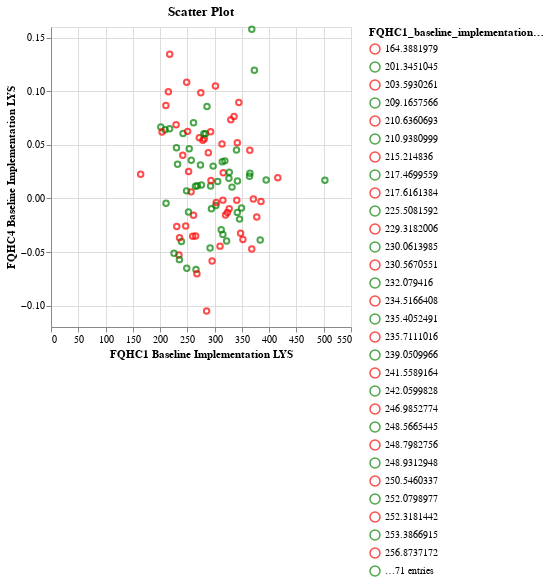

Notebook cell for this chart:
### Code cell
import altair as alt
import pandas as pd


# Create the scatter plot
scatter = alt.Chart(df).mark_point().encode(
    x=alt.X('FQHC1_baseline_implementation_LYS', title='FQHC1 Baseline Implementation LYS'),
    y=alt.Y('FQHC4_baseline_implementation_LYS', title='FQHC4 Baseline Implementation LYS'),
    color=alt.Color('FQHC1_baseline_implementation_LYS:N', scale=alt.Scale(range=['red', 'green']))
).properties(
    title='Scatter Plot'
)

# Display the plot
scatter

### Figure 1 — Vega-Lite specification as saved in the notebook (floating-point values rounded to 4 significant figures)
{"config": {"view": {"continuousWidth": 300, "continuousHeight": 300}}, "data": {"name": "data-4fde97a97681f069fe0bfe4b4585a914"}, "mark": {"type": "point"}, "encoding": {"color": {"field": "FQHC1_baseline_implementation_LYS", "scale": {"range": ["red", "green"]}, "type": "nominal"}, "x": {"field": "FQHC1_baseline_implementation_LYS", "title": "FQHC1 Baseline Implementation LYS", "type": "quantitative"}, "y": {"field": "FQHC4_baseline_implementation_LYS", "title": "FQHC4 Baseline Implementation LYS", "type": "quantitative"}}, "title": "Scatter Plot", "$schema": "https://vega.github.io/schema/vega-lite/v5.17.0.json", "datasets": {"data-4fde97a97681f069fe0bfe4b4585a914": [{"FQHC1_low initial_treat_cost_LYS": 0.03861, "FQHC1_low_initial_treat_cost_Incremental Cost": -385.0, "FQHC1_baseline_implementation_LYS": 385.0, "FQHC1_baseline_implementation_Incrementa_cost": -254.5, "FQHC4_baseline_implementation_LYS": -0.002837, "FQHC4_baseline_implementation_Incrementa_cost": -43.92, "Source": "FQHC1"}, {"FQHC1_low initial_treat_cost_LYS": -0.02326, "FQHC1_low_initial_treat_cost_Incremental Cost": -364.0, "FQHC1_baseline_implementation_LYS": 364.0, "FQHC1_baseline_implementation_Incrementa_cost": -228.4, "FQHC4_baseline_implementation_LYS": 0.02063, "FQHC4_baseline_implementation_Incrementa_cost": -238.4, "Source": "FQHC1"}, {"FQHC1_low initial_treat_cost_LYS": 0.07935, "FQHC1_low_initial_treat_cost_Incremental Cost": -394.5, "FQHC1_baseline_implementation_LYS": 394.5, "FQHC1_baseline_implementation_Incrementa_cost": -264.9, "FQHC4_baseline_implementation_LYS": 0.01721, "FQHC4_baseline_implementation_Incrementa_cost": -260.9, "Source": "FQHC1"}, {"FQHC1_low initial_treat_cost_LYS": 0.03565, "FQHC1_low_initial_treat_cost_Incremental Cost": -215.2, "FQHC1_baseline_implementation_LYS": 215.2, "FQHC1_baseline_implementation_Incrementa_cost": -68.12, "FQHC4_baseline_implementation_LYS": 0.09946, "FQHC4_baseline_implementation_Incrementa_cost": -265.5, "Source": "FQHC1"}, {"FQHC1_low initial_treat_cost_LYS": 0.05445, "FQHC1_low_initial_treat_cost_Incremental Cost": -229.3, "FQHC1_baseline_implementation_LYS": 229.3, "FQHC1_baseline_implementation_Incrementa_cost": -85.68, "FQHC4_baseline_implementation_LYS": 0.06871, "FQHC4_baseline_implementation_Incrementa_cost": -307.7, "Source": "FQHC1"}, {"FQHC1_low initial_treat_cost_LYS": 0.09158, "FQHC1_low_initial_treat_cost_Incremental Cost": -314.0, "FQHC1_baseline_implementation_LYS": 314.0, "FQHC1_baseline_implementation_Incrementa_cost": -176.3, "FQHC4_baseline_implementation_LYS": 0.03423, "FQHC4_baseline_implementation_Incrementa_cost": -52.27, "Source": "FQHC1"}, {"FQHC1_low initial_treat_cost_LYS": -0.02184, "FQHC1_low_initial_treat_cost_Incremental Cost": -261.3, "FQHC1_baseline_implementation_LYS": 261.3, "FQHC1_baseline_implementation_Incrementa_cost": -117.8, "FQHC4_baseline_implementation_LYS": -0.01576, "FQHC4_baseline_implementation_Incrementa_cost": -32.08, "Source": "FQHC1"}, {"FQHC1_low initial_treat_cost_LYS": -0.001504, "FQHC1_low_initial_treat_cost_Incremental Cost": -315.8, "FQHC1_baseline_implementation_LYS": 315.8, "FQHC1_baseline_implementation_Incrementa_cost": -175.1, "FQHC4_baseline_implementation_LYS": 0.02394, "FQHC4_baseline_implementation_Incrementa_cost": -262.6, "Source": "FQHC1"}, {"FQHC1_low initial_treat_cost_LYS": -0.03, "FQHC1_low_initial_treat_cost_Incremental Cost": -201.3, "FQHC1_baseline_implementation_LYS": 201.3, "FQHC1_baseline_implementation_Incrementa_cost": -47.99, "FQHC4_baseline_implementation_LYS": 0.06668, "FQHC4_baseline_implementation_Incrementa_cost": -302.0, "Source": "FQHC1"}, {"FQHC1_low initial_treat_cost_LYS": -0.01953, "FQHC1_low_initial_treat_cost_Incremental Cost": -265.8, "FQHC1_baseline_implementation_LYS": 265.8, "FQHC1_baseline_implementation_Incrementa_cost": -118.8, "FQHC4_baseline_implementation_LYS": -0.06639, "FQHC4_baseline_implementation_Incrementa_cost": 4.912, "Source": "FQHC1"}, {"FQHC1_low initial_treat_cost_LYS": -0.05314, "FQHC1_low_initial_treat_cost_Incremental Cost": -315.1, "FQHC1_baseline_implementation_LYS": 315.1, "FQHC1_baseline_implementation_Incrementa_cost": -175.8, "FQHC4_baseline_implementation_LYS": -0.001588, "FQHC4_baseline_implementation_Incrementa_cost": -179.0, "Source": "FQHC1"}, {"FQHC1_low initial_treat_cost_LYS": -0.02612, "FQHC1_low_initial_treat_cost_Incremental Cost": -217.6, "FQHC1_baseline_implementation_LYS": 217.6, "FQHC1_baseline_implementation_Incrementa_cost": -78.84, "FQHC4_baseline_implementation_LYS": 0.1345, "FQHC4_baseline_implementation_Incrementa_cost": -279.1, "Source": "FQHC1"}, {"FQHC1_low initial_treat_cost_LYS": -0.07342, "FQHC1_low_initial_treat_cost_Incremental Cost": -351.8, "FQHC1_baseline_implementation_LYS": 351.8, "FQHC1_baseline_implementation_Incrementa_cost": -216.2, "FQHC4_baseline_implementation_LYS": -0.03837, "FQHC4_baseline_implementation_Incrementa_cost": -223.4, "Source": "FQHC1"}, {"FQHC1_low initial_treat_cost_LYS": 0.02233, "FQHC1_low_initial_treat_cost_Incremental Cost": -347.6, "FQHC1_baseline_implementation_LYS": 347.6, "FQHC1_baseline_implementation_Incrementa_cost": -213.7, "FQHC4_baseline_implementation_LYS": -0.03254, "FQHC4_baseline_implementation_Incrementa_cost": -338.2, "Source": "FQHC1"}, {"FQHC1_low initial_treat_cost_LYS": -0.09237, "FQHC1_low_initial_treat_cost_Incremental Cost": -313.5, "FQHC1_baseline_implementation_LYS": 313.5, "FQHC1_baseline_implementation_Incrementa_cost": -171.0, "FQHC4_baseline_implementation_LYS": 0.05074, "FQHC4_baseline_implementation_Incrementa_cost": -242.8, "Source": "FQHC1"}, {"FQHC1_low initial_treat_cost_LYS": -0.06162, "FQHC1_low_initial_treat_cost_Incremental Cost": -320.0, "FQHC1_baseline_implementation_LYS": 320.0, "FQHC1_baseline_implementation_Incrementa_cost": -172.4, "FQHC4_baseline_implementation_LYS": -0.01551, "FQHC4_baseline_implementation_Incrementa_cost": -155.0, "Source": "FQHC1"}, {"FQHC1_low initial_treat_cost_LYS": 0.06165, "FQHC1_low_initial_treat_cost_Incremental Cost": -257.1, "FQHC1_baseline_implementation_LYS": 257.1, "FQHC1_baseline_implementation_Incrementa_cost": -115.5, "FQHC4_baseline_implementation_LYS": 0.03563, "FQHC4_baseline_implementation_Incrementa_cost": -222.3, "Source": "FQHC1"}, {"FQHC1_low initial_treat_cost_LYS": 0.0108, "FQHC1_low_initial_treat_cost_Incremental Cost": -340.0, "FQHC1_baseline_implementation_LYS": 340.0, "FQHC1_baseline_implementation_Incrementa_cost": -204.9, "FQHC4_baseline_implementation_LYS": 0.04524, "FQHC4_baseline_implementation_Incrementa_cost": -296.5, "Source": "FQHC1"}, {"FQHC1_low initial_treat_cost_LYS": 0.008325, "FQHC1_low_initial_treat_cost_Incremental Cost": -294.2, "FQHC1_baseline_implementation_LYS": 294.2, "FQHC1_baseline_implementation_Incrementa_cost": -152.9, "FQHC4_baseline_implementation_LYS": -0.009711, "FQHC4_baseline_implementation_Incrementa_cost": -268.4, "Source": "FQHC1"}, {"FQHC1_low initial_treat_cost_LYS": 0.008538, "FQHC1_low_initial_treat_cost_Incremental Cost": -292.7, "FQHC1_baseline_implementation_LYS": 292.7, "FQHC1_baseline_implementation_Incrementa_cost": -152.8, "FQHC4_baseline_implementation_LYS": 0.01164, "FQHC4_baseline_implementation_Incrementa_cost": -181.3, "Source": "FQHC1"}, {"FQHC1_low initial_treat_cost_LYS": -0.008904, "FQHC1_low_initial_treat_cost_Incremental Cost": -210.9, "FQHC1_baseline_implementation_LYS": 210.9, "FQHC1_baseline_implementation_Incrementa_cost": -62.3, "FQHC4_baseline_implementation_LYS": -0.004523, "FQHC4_baseline_implementation_Incrementa_cost": -161.7, "Source": "FQHC1"}, {"FQHC1_low initial_treat_cost_LYS": 0.0329, "FQHC1_low_initial_treat_cost_Incremental Cost": -252.1, "FQHC1_baseline_implementation_LYS": 252.1, "FQHC1_baseline_implementation_Incrementa_cost": -107.5, "FQHC4_baseline_implementation_LYS": -0.01269, "FQHC4_baseline_implementation_Incrementa_cost": -238.6, "Source": "FQHC1"}, {"FQHC1_low initial_treat_cost_LYS": -0.02229, "FQHC1_low_initial_treat_cost_Incremental Cost": -326.9, "FQHC1_baseline_implementation_LYS": 326.9, "FQHC1_baseline_implementation_Incrementa_cost": -188.5, "FQHC4_baseline_implementation_LYS": 0.02447, "FQHC4_baseline_implementation_Incrementa_cost": -276.2, "Source": "FQHC1"}, {"FQHC1_low initial_treat_cost_LYS": -0.01435, "FQHC1_low_initial_treat_cost_Incremental Cost": -256.9, "FQHC1_baseline_implementation_LYS": 256.9, "FQHC1_baseline_implementation_Incrementa_cost": -113.5, "FQHC4_baseline_implementation_LYS": 0.006118, "FQHC4_baseline_implementation_Incrementa_cost": -315.9, "Source": "FQHC1"}, {"FQHC1_low initial_treat_cost_LYS": 0.01729, "FQHC1_low_initial_treat_cost_Incremental Cost": -285.3, "FQHC1_baseline_implementation_LYS": 285.3, "FQHC1_baseline_implementation_Incrementa_cost": -142.0, "FQHC4_baseline_implementation_LYS": -0.105, "FQHC4_baseline_implementation_Incrementa_cost": -113.6, "Source": "FQHC1"}, {"FQHC1_low initial_treat_cost_LYS": 0.05173, "FQHC1_low_initial_treat_cost_Incremental Cost": -217.5, "FQHC1_baseline_implementation_LYS": 217.5, "FQHC1_baseline_implementation_Incrementa_cost": -74.93, "FQHC4_baseline_implementation_LYS": 0.06499, "FQHC4_baseline_implementation_Incrementa_cost": -250.7, "Source": "FQHC1"}, {"FQHC1_low initial_treat_cost_LYS": 0.05249, "FQHC1_low_initial_treat_cost_Incremental Cost": -318.7, "FQHC1_baseline_implementation_LYS": 318.7, "FQHC1_baseline_implementation_Incrementa_cost": -178.2, "FQHC4_baseline_implementation_LYS": 0.03505, "FQHC4_baseline_implementation_Incrementa_cost": -167.0, "Source": "FQHC1"}, {"FQHC1_low initial_treat_cost_LYS": 0.04209, "FQHC1_low_initial_treat_cost_Incremental Cost": -274.7, "FQHC1_baseline_implementation_LYS": 274.7, "FQHC1_baseline_implementation_Incrementa_cost": -130.0, "FQHC4_baseline_implementation_LYS": 0.0987, "FQHC4_baseline_implementation_Incrementa_cost": -131.3, "Source": "FQHC1"}, {"FQHC1_low initial_treat_cost_LYS": 0.09691, "FQHC1_low_initial_treat_cost_Incremental Cost": -344.4, "FQHC1_baseline_implementation_LYS": 344.4, "FQHC1_baseline_implementation_Incrementa_cost": -205.8, "FQHC4_baseline_implementation_LYS": 0.08947, "FQHC4_baseline_implementation_Incrementa_cost": -284.7, "Source": "FQHC1"}, {"FQHC1_low initial_treat_cost_LYS": 0.01214, "FQHC1_low_initial_treat_cost_Incremental Cost": -340.6, "FQHC1_baseline_implementation_LYS": 340.6, "FQHC1_baseline_implementation_Incrementa_cost": -207.3, "FQHC4_baseline_implementation_LYS": -0.001737, "FQHC4_baseline_implementation_Incrementa_cost": -216.7, "Source": "FQHC1"}, {"FQHC1_low initial_treat_cost_LYS": 0.07882, "FQHC1_low_initial_treat_cost_Incremental Cost": -329.6, "FQHC1_baseline_implementation_LYS": 329.6, "FQHC1_baseline_implementation_Incrementa_cost": -186.6, "FQHC4_baseline_implementation_LYS": 0.07333, "FQHC4_baseline_implementation_Incrementa_cost": -199.7, "Source": "FQHC1"}, {"FQHC1_low initial_treat_cost_LYS": 0.07895, "FQHC1_low_initial_treat_cost_Incremental Cost": -230.6, "FQHC1_baseline_implementation_LYS": 230.6, "FQHC1_baseline_implementation_Incrementa_cost": -89.13, "FQHC4_baseline_implementation_LYS": -0.02611, "FQHC4_baseline_implementation_Incrementa_cost": -268.5, "Source": "FQHC1"}, {"FQHC1_low initial_treat_cost_LYS": 0.08218, "FQHC1_low_initial_treat_cost_Incremental Cost": -341.6, "FQHC1_baseline_implementation_LYS": 341.6, "FQHC1_baseline_implementation_Incrementa_cost": -200.7, "FQHC4_baseline_implementation_LYS": 0.05206, "FQHC4_baseline_implementation_Incrementa_cost": -296.5, "Source": "FQHC1"}, {"FQHC1_low initial_treat_cost_LYS": -0.04849, "FQHC1_low_initial_treat_cost_Incremental Cost": -326.7, "FQHC1_baseline_implementation_LYS": 326.7, "FQHC1_baseline_implementation_Incrementa_cost": -182.6, "FQHC4_baseline_implementation_LYS": -0.009578, "FQHC4_baseline_implementation_Incrementa_cost": -138.5, "Source": "FQHC1"}, {"FQHC1_low initial_treat_cost_LYS": 0.05609, "FQHC1_low_initial_treat_cost_Incremental Cost": -275.8, "FQHC1_baseline_implementation_LYS": 275.8, "FQHC1_baseline_implementation_Incrementa_cost": -132.9, "FQHC4_baseline_implementation_LYS": 0.01264, "FQHC4_baseline_implementation_Incrementa_cost": -363.5, "Source": "FQHC1"}, {"FQHC1_low initial_treat_cost_LYS": -0.07577, "FQHC1_low_initial_treat_cost_Incremental Cost": -372.8, "FQHC1_baseline_implementation_LYS": 372.8, "FQHC1_baseline_implementation_Incrementa_cost": -232.6, "FQHC4_baseline_implementation_LYS": 0.1196, "FQHC4_baseline_implementation_Incrementa_cost": -223.4, "Source": "FQHC1"}, {"FQHC1_low initial_treat_cost_LYS": -0.07114, "FQHC1_low_initial_treat_cost_Incremental Cost": -272.0, "FQHC1_baseline_implementation_LYS": 272.0, "FQHC1_baseline_implementation_Incrementa_cost": -124.7, "FQHC4_baseline_implementation_LYS": 0.05672, "FQHC4_baseline_implementation_Incrementa_cost": -199.9, "Source": "FQHC1"}, {"FQHC1_low initial_treat_cost_LYS": 0.04435, "FQHC1_low_initial_treat_cost_Incremental Cost": -239.1, "FQHC1_baseline_implementation_LYS": 239.1, "FQHC1_baseline_implementation_Incrementa_cost": -95.05, "FQHC4_baseline_implementation_LYS": -0.04024, "FQHC4_baseline_implementation_Incrementa_cost": -134.7, "Source": "FQHC1"}, {"FQHC1_low initial_treat_cost_LYS": 0.08619, "FQHC1_low_initial_treat_cost_Incremental Cost": -349.3, "FQHC1_baseline_implementation_LYS": 349.3, "FQHC1_baseline_implementation_Incrementa_cost": -218.5, "FQHC4_baseline_implementation_LYS": -0.008832, "FQHC4_baseline_implementation_Incrementa_cost": -175.0, "Source": "FQHC1"}, {"FQHC1_low initial_treat_cost_LYS": 0.01066, "FQHC1_low_initial_treat_cost_Incremental Cost": -335.5, "FQHC1_baseline_implementation_LYS": 335.5, "FQHC1_baseline_implementation_Incrementa_cost": -194.2, "FQHC4_baseline_implementation_LYS": 0.0764, "FQHC4_baseline_implementation_Incrementa_cost": -226.5, "Source": "FQHC1"}, {"FQHC1_low initial_treat_cost_LYS": 0.03006, "FQHC1_low_initial_treat_cost_Incremental Cost": -502.2, "FQHC1_baseline_implementation_LYS": 502.2, "FQHC1_baseline_implementation_Incrementa_cost": -384.1, "FQHC4_baseline_implementation_LYS": 0.01694, "FQHC4_baseline_implementation_Incrementa_cost": -226.4, "Source": "FQHC1"}, {"FQHC1_low initial_treat_cost_LYS": 0.08435, "FQHC1_low_initial_treat_cost_Incremental Cost": -274.0, "FQHC1_baseline_implementation_LYS": 274.0, "FQHC1_baseline_implementation_Incrementa_cost": -128.3, "FQHC4_baseline_implementation_LYS": 0.03125, "FQHC4_baseline_implementation_Incrementa_cost": -204.6, "Source": "FQHC1"}, {"FQHC1_low initial_treat_cost_LYS": -0.03382, "FQHC1_low_initial_treat_cost_Incremental Cost": -305.6, "FQHC1_baseline_implementation_LYS": 305.6, "FQHC1_baseline_implementation_Incrementa_cost": -162.9, "FQHC4_baseline_implementation_LYS": 0.01582, "FQHC4_baseline_implementation_Incrementa_cost": -144.9, "Source": "FQHC1"}, {"FQHC1_low initial_treat_cost_LYS": -0.0181, "FQHC1_low_initial_treat_cost_Incremental Cost": -235.7, "FQHC1_baseline_implementation_LYS": 235.7, "FQHC1_baseline_implementation_Incrementa_cost": -86.82, "FQHC4_baseline_implementation_LYS": -0.03674, "FQHC4_baseline_implementation_Incrementa_cost": -296.1, "Source": "FQHC1"}, {"FQHC1_low initial_treat_cost_LYS": 0.01373, "FQHC1_low_initial_treat_cost_Incremental Cost": -164.4, "FQHC1_baseline_implementation_LYS": 164.4, "FQHC1_baseline_implementation_Incrementa_cost": -5.664, "FQHC4_baseline_implementation_LYS": 0.02258, "FQHC4_baseline_implementation_Incrementa_cost": -158.2, "Source": "FQHC1"}, {"FQHC1_low initial_treat_cost_LYS": 0.08487, "FQHC1_low_initial_treat_cost_Incremental Cost": -291.7, "FQHC1_baseline_implementation_LYS": 291.7, "FQHC1_baseline_implementation_Incrementa_cost": -145.4, "FQHC4_baseline_implementation_LYS": -0.04617, "FQHC4_baseline_implementation_Incrementa_cost": -185.5, "Source": "FQHC1"}, {"FQHC1_low initial_treat_cost_LYS": 0.1337, "FQHC1_low_initial_treat_cost_Incremental Cost": -230.1, "FQHC1_baseline_implementation_LYS": 230.1, "FQHC1_baseline_implementation_Incrementa_cost": -84.31, "FQHC4_baseline_implementation_LYS": 0.04725, "FQHC4_baseline_implementation_Incrementa_cost": -257.8, "Source": "FQHC1"}, {"FQHC1_low initial_treat_cost_LYS": 0.01125, "FQHC1_low_initial_treat_cost_Incremental Cost": -297.3, "FQHC1_baseline_implementation_LYS": 297.3, "FQHC1_baseline_implementation_Incrementa_cost": -154.3, "FQHC4_baseline_implementation_LYS": 0.03016, "FQHC4_baseline_implementation_Incrementa_cost": -46.68, "Source": "FQHC1"}, {"FQHC1_low initial_treat_cost_LYS": 0.02265, "FQHC1_low_initial_treat_cost_Incremental Cost": -248.8, "FQHC1_baseline_implementation_LYS": 248.8, "FQHC1_baseline_implementation_Incrementa_cost": -98.6, "FQHC4_baseline_implementation_LYS": 0.1084, "FQHC4_baseline_implementation_Incrementa_cost": -173.1, "Source": "FQHC1"}, {"FQHC1_low initial_treat_cost_LYS": 0.04062, "FQHC1_low_initial_treat_cost_Incremental Cost": -234.5, "FQHC1_baseline_implementation_LYS": 234.5, "FQHC1_baseline_implementation_Incrementa_cost": -86.55, "FQHC4_baseline_implementation_LYS": -0.05287, "FQHC4_baseline_implementation_Incrementa_cost": -115.0, "Source": "FQHC1"}, {"FQHC1_low initial_treat_cost_LYS": 0.1109, "FQHC1_low_initial_treat_cost_Incremental Cost": -286.0, "FQHC1_baseline_implementation_LYS": 286.0, "FQHC1_baseline_implementation_Incrementa_cost": -152.6, "FQHC4_baseline_implementation_LYS": 0.08581, "FQHC4_baseline_implementation_Incrementa_cost": -281.7, "Source": "FQHC1"}, {"FQHC1_low initial_treat_cost_LYS": 0.05573, "FQHC1_low_initial_treat_cost_Incremental Cost": -261.3, "FQHC1_baseline_implementation_LYS": 261.3, "FQHC1_baseline_implementation_Incrementa_cost": -114.0, "FQHC4_baseline_implementation_LYS": 0.07056, "FQHC4_baseline_implementation_Incrementa_cost": -323.1, "Source": "FQHC1"}, {"FQHC1_low initial_treat_cost_LYS": 0.02611, "FQHC1_low_initial_treat_cost_Incremental Cost": -242.1, "FQHC1_baseline_implementation_LYS": 242.1, "FQHC1_baseline_implementation_Incrementa_cost": -93.54, "FQHC4_baseline_implementation_LYS": 0.06054, "FQHC4_baseline_implementation_Incrementa_cost": -274.0, "Source": "FQHC1"}, {"FQHC1_low initial_treat_cost_LYS": -0.01258, "FQHC1_low_initial_treat_cost_Incremental Cost": -248.9, "FQHC1_baseline_implementation_LYS": 248.9, "FQHC1_baseline_implementation_Incrementa_cost": -102.5, "FQHC4_baseline_implementation_LYS": -0.06516, "FQHC4_baseline_implementation_Incrementa_cost": -184.8, "Source": "FQHC1"}, {"FQHC1_low initial_treat_cost_LYS": -0.03672, "FQHC1_low_initial_treat_cost_Incremental Cost": -323.4, "FQHC1_baseline_implementation_LYS": 323.4, "FQHC1_baseline_implementation_Incrementa_cost": -183.7, "FQHC4_baseline_implementation_LYS": -0.01323, "FQHC4_baseline_implementation_Incrementa_cost": -178.7, "Source": "FQHC1"}, {"FQHC1_low initial_treat_cost_LYS": 0.002531, "FQHC1_low_initial_treat_cost_Incremental Cost": -341.8, "FQHC1_baseline_implementation_LYS": 341.8, "FQHC1_baseline_implementation_Incrementa_cost": -202.7, "FQHC4_baseline_implementation_LYS": 0.01624, "FQHC4_baseline_implementation_Incrementa_cost": -37.13, "Source": "FQHC1"}, {"FQHC1_low initial_treat_cost_LYS": 0.02806, "FQHC1_low_initial_treat_cost_Incremental Cost": -288.4, "FQHC1_baseline_implementation_LYS": 288.4, "FQHC1_baseline_implementation_Incrementa_cost": -149.9, "FQHC4_baseline_implementation_LYS": 0.04265, "FQHC4_baseline_implementation_Incrementa_cost": -149.6, "Source": "FQHC1"}, {"FQHC1_low initial_treat_cost_LYS": 0.09451, "FQHC1_low_initial_treat_cost_Incremental Cost": -281.0, "FQHC1_baseline_implementation_LYS": 281.0, "FQHC1_baseline_implementation_Incrementa_cost": -143.0, "FQHC4_baseline_implementation_LYS": 0.05574, "FQHC4_baseline_implementation_Incrementa_cost": -120.2, "Source": "FQHC1"}, {"FQHC1_low initial_treat_cost_LYS": 0.0358, "FQHC1_low_initial_treat_cost_Incremental Cost": -264.8, "FQHC1_baseline_implementation_LYS": 264.8, "FQHC1_baseline_implementation_Incrementa_cost": -129.7, "FQHC4_baseline_implementation_LYS": 0.01134, "FQHC4_baseline_implementation_Incrementa_cost": -149.2, "Source": "FQHC1"}, {"FQHC1_low initial_treat_cost_LYS": 0.04151, "FQHC1_low_initial_treat_cost_Incremental Cost": -225.5, "FQHC1_baseline_implementation_LYS": 225.5, "FQHC1_baseline_implementation_Incrementa_cost": -68.46, "FQHC4_baseline_implementation_LYS": -0.05126, "FQHC4_baseline_implementation_Incrementa_cost": -168.6, "Source": "FQHC1"}, {"FQHC1_low initial_treat_cost_LYS": 0.07192, "FQHC1_low_initial_treat_cost_Incremental Cost": -371.0, "FQHC1_baseline_implementation_LYS": 371.0, "FQHC1_baseline_implementation_Incrementa_cost": -234.2, "FQHC4_baseline_implementation_LYS": -0.0005603, "FQHC4_baseline_implementation_Incrementa_cost": -299.9, "Source": "FQHC1"}, {"FQHC1_low initial_treat_cost_LYS": 0.143, "FQHC1_low_initial_treat_cost_Incremental Cost": -232.1, "FQHC1_baseline_implementation_LYS": 232.1, "FQHC1_baseline_implementation_Incrementa_cost": -83.97, "FQHC4_baseline_implementation_LYS": 0.03188, "FQHC4_baseline_implementation_Incrementa_cost": -94.94, "Source": "FQHC1"}, {"FQHC1_low initial_treat_cost_LYS": -0.02786, "FQHC1_low_initial_treat_cost_Incremental Cost": -283.2, "FQHC1_baseline_implementation_LYS": 283.2, "FQHC1_baseline_implementation_Incrementa_cost": -136.2, "FQHC4_baseline_implementation_LYS": 0.06029, "FQHC4_baseline_implementation_Incrementa_cost": -193.8, "Source": "FQHC1"}, {"FQHC1_low initial_treat_cost_LYS": -0.04283, "FQHC1_low_initial_treat_cost_Incremental Cost": -252.3, "FQHC1_baseline_implementation_LYS": 252.3, "FQHC1_baseline_implementation_Incrementa_cost": -104.5, "FQHC4_baseline_implementation_LYS": 0.02511, "FQHC4_baseline_implementation_Incrementa_cost": -91.45, "Source": "FQHC1"}, {"FQHC1_low initial_treat_cost_LYS": 0.03266, "FQHC1_low_initial_treat_cost_Incremental Cost": -250.5, "FQHC1_baseline_implementation_LYS": 250.5, "FQHC1_baseline_implementation_Incrementa_cost": -99.05, "FQHC4_baseline_implementation_LYS": 0.06258, "FQHC4_baseline_implementation_Incrementa_cost": -182.9, "Source": "FQHC1"}, {"FQHC1_low initial_treat_cost_LYS": -0.008647, "FQHC1_low_initial_treat_cost_Incremental Cost": -295.4, "FQHC1_baseline_implementation_LYS": 295.4, "FQHC1_baseline_implementation_Incrementa_cost": -154.1, "FQHC4_baseline_implementation_LYS": -0.05832, "FQHC4_baseline_implementation_Incrementa_cost": -203.1, "Source": "FQHC1"}, {"FQHC1_low initial_treat_cost_LYS": -0.07501, "FQHC1_low_initial_treat_cost_Incremental Cost": -309.9, "FQHC1_baseline_implementation_LYS": 309.9, "FQHC1_baseline_implementation_Incrementa_cost": -176.3, "FQHC4_baseline_implementation_LYS": -0.04452, "FQHC4_baseline_implementation_Incrementa_cost": -153.0, "Source": "FQHC1"}, {"FQHC1_low initial_treat_cost_LYS": 0.008941, "FQHC1_low_initial_treat_cost_Incremental Cost": -209.2, "FQHC1_baseline_implementation_LYS": 209.2, "FQHC1_baseline_implementation_Incrementa_cost": -64.26, "FQHC4_baseline_implementation_LYS": 0.0642, "FQHC4_baseline_implementation_Incrementa_cost": -275.9, "Source": "FQHC1"}, {"FQHC1_low initial_treat_cost_LYS": -0.03641, "FQHC1_low_initial_treat_cost_Incremental Cost": -345.7, "FQHC1_baseline_implementation_LYS": 345.7, "FQHC1_baseline_implementation_Incrementa_cost": -209.2, "FQHC4_baseline_implementation_LYS": -0.01931, "FQHC4_baseline_implementation_Incrementa_cost": -382.6, "Source": "FQHC1"}, {"FQHC1_low initial_treat_cost_LYS": 0.02944, "FQHC1_low_initial_treat_cost_Incremental Cost": -331.9, "FQHC1_baseline_implementation_LYS": 331.9, "FQHC1_baseline_implementation_Incrementa_cost": -188.0, "FQHC4_baseline_implementation_LYS": 0.01055, "FQHC4_baseline_implementation_Incrementa_cost": -172.3, "Source": "FQHC1"}, {"FQHC1_low initial_treat_cost_LYS": 0.002826, "FQHC1_low_initial_treat_cost_Incremental Cost": -247.0, "FQHC1_baseline_implementation_LYS": 247.0, "FQHC1_baseline_implementation_Incrementa_cost": -102.3, "FQHC4_baseline_implementation_LYS": -0.0258, "FQHC4_baseline_implementation_Incrementa_cost": -207.9, "Source": "FQHC1"}, {"FQHC1_low initial_treat_cost_LYS": 0.0116, "FQHC1_low_initial_treat_cost_Incremental Cost": -265.2, "FQHC1_baseline_implementation_LYS": 265.2, "FQHC1_baseline_implementation_Incrementa_cost": -116.9, "FQHC4_baseline_implementation_LYS": -0.03497, "FQHC4_baseline_implementation_Incrementa_cost": -145.7, "Source": "FQHC1"}, {"FQHC1_low initial_treat_cost_LYS": -0.002049, "FQHC1_low_initial_treat_cost_Incremental Cost": -364.6, "FQHC1_baseline_implementation_LYS": 364.6, "FQHC1_baseline_implementation_Incrementa_cost": -224.7, "FQHC4_baseline_implementation_LYS": 0.02354, "FQHC4_baseline_implementation_Incrementa_cost": -154.0, "Source": "FQHC1"}, {"FQHC1_low initial_treat_cost_LYS": -0.0483, "FQHC1_low_initial_treat_cost_Incremental Cost": -203.6, "FQHC1_baseline_implementation_LYS": 203.6, "FQHC1_baseline_implementation_Incrementa_cost": -51.37, "FQHC4_baseline_implementation_LYS": 0.06202, "FQHC4_baseline_implementation_Incrementa_cost": -101.5, "Source": "FQHC1"}, {"FQHC1_low initial_treat_cost_LYS": 0.005997, "FQHC1_low_initial_treat_cost_Incremental Cost": -292.6, "FQHC1_baseline_implementation_LYS": 292.6, "FQHC1_baseline_implementation_Incrementa_cost": -155.9, "FQHC4_baseline_implementation_LYS": 0.06225, "FQHC4_baseline_implementation_Incrementa_cost": -312.0, "Source": "FQHC1"}, {"FQHC1_low initial_treat_cost_LYS": -0.03498, "FQHC1_low_initial_treat_cost_Incremental Cost": -293.3, "FQHC1_baseline_implementation_LYS": 293.3, "FQHC1_baseline_implementation_Incrementa_cost": -158.8, "FQHC4_baseline_implementation_LYS": 0.01667, "FQHC4_baseline_implementation_Incrementa_cost": -281.5, "Source": "FQHC1"}, {"FQHC1_low initial_treat_cost_LYS": 0.05176, "FQHC1_low_initial_treat_cost_Incremental Cost": -312.1, "FQHC1_baseline_implementation_LYS": 312.1, "FQHC1_baseline_implementation_Incrementa_cost": -172.4, "FQHC4_baseline_implementation_LYS": -0.02924, "FQHC4_baseline_implementation_Incrementa_cost": -180.4, "Source": "FQHC1"}, {"FQHC1_low initial_treat_cost_LYS": 0.02038, "FQHC1_low_initial_treat_cost_Incremental Cost": -368.1, "FQHC1_baseline_implementation_LYS": 368.1, "FQHC1_baseline_implementation_Incrementa_cost": -232.4, "FQHC4_baseline_implementation_LYS": -0.04725, "FQHC4_baseline_implementation_Incrementa_cost": -184.3, "Source": "FQHC1"}, {"FQHC1_low initial_treat_cost_LYS": -0.03002, "FQHC1_low_initial_treat_cost_Incremental Cost": -259.8, "FQHC1_baseline_implementation_LYS": 259.8, "FQHC1_baseline_implementation_Incrementa_cost": -122.1, "FQHC4_baseline_implementation_LYS": -0.03529, "FQHC4_baseline_implementation_Incrementa_cost": -98.01, "Source": "FQHC1"}, {"FQHC1_low initial_treat_cost_LYS": -0.04338, "FQHC1_low_initial_treat_cost_Incremental Cost": -235.4, "FQHC1_baseline_implementation_LYS": 235.4, "FQHC1_baseline_implementation_Incrementa_cost": -95.08, "FQHC4_baseline_implementation_LYS": -0.05712, "FQHC4_baseline_implementation_Incrementa_cost": -179.9, "Source": "FQHC1"}, {"FQHC1_low initial_treat_cost_LYS": -0.1241, "FQHC1_low_initial_treat_cost_Incremental Cost": -302.4, "FQHC1_baseline_implementation_LYS": 302.4, "FQHC1_baseline_implementation_Incrementa_cost": -164.8, "FQHC4_baseline_implementation_LYS": -0.006611, "FQHC4_baseline_implementation_Incrementa_cost": -280.5, "Source": "FQHC1"}, {"FQHC1_low initial_treat_cost_LYS": -0.01125, "FQHC1_low_initial_treat_cost_Incremental Cost": -341.6, "FQHC1_baseline_implementation_LYS": 341.6, "FQHC1_baseline_implementation_Incrementa_cost": -202.2, "FQHC4_baseline_implementation_LYS": -0.01302, "FQHC4_baseline_implementation_Incrementa_cost": -222.8, "Source": "FQHC1"}, {"FQHC1_low initial_treat_cost_LYS": -0.03985, "FQHC1_low_initial_treat_cost_Incremental Cost": -248.6, "FQHC1_baseline_implementation_LYS": 248.6, "FQHC1_baseline_implementation_Incrementa_cost": -106.7, "FQHC4_baseline_implementation_LYS": 0.007059, "FQHC4_baseline_implementation_Incrementa_cost": -214.1, "Source": "FQHC1"}, {"FQHC1_low initial_treat_cost_LYS": -0.04208, "FQHC1_low_initial_treat_cost_Incremental Cost": -210.6, "FQHC1_baseline_implementation_LYS": 210.6, "FQHC1_baseline_implementation_Incrementa_cost": -68.44, "FQHC4_baseline_implementation_LYS": 0.08666, "FQHC4_baseline_implementation_Incrementa_cost": -171.5, "Source": "FQHC1"}, {"FQHC1_low initial_treat_cost_LYS": -0.02712, "FQHC1_low_initial_treat_cost_Incremental Cost": -253.4, "FQHC1_baseline_implementation_LYS": 253.4, "FQHC1_baseline_implementation_Incrementa_cost": -111.9, "FQHC4_baseline_implementation_LYS": 0.04642, "FQHC4_baseline_implementation_Incrementa_cost": -363.1, "Source": "FQHC1"}, {"FQHC1_low initial_treat_cost_LYS": 0.1004, "FQHC1_low_initial_treat_cost_Incremental Cost": -302.9, "FQHC1_baseline_implementation_LYS": 302.9, "FQHC1_baseline_implementation_Incrementa_cost": -166.4, "FQHC4_baseline_implementation_LYS": -0.003787, "FQHC4_baseline_implementation_Incrementa_cost": -123.9, "Source": "FQHC1"}, {"FQHC1_low initial_treat_cost_LYS": -0.08668, "FQHC1_low_initial_treat_cost_Incremental Cost": -267.6, "FQHC1_baseline_implementation_LYS": 267.6, "FQHC1_baseline_implementation_Incrementa_cost": -114.9, "FQHC4_baseline_implementation_LYS": -0.07027, "FQHC4_baseline_implementation_Incrementa_cost": -130.9, "Source": "FQHC1"}, {"FQHC1_low initial_treat_cost_LYS": 0.06599, "FQHC1_low_initial_treat_cost_Incremental Cost": -377.2, "FQHC1_baseline_implementation_LYS": 377.2, "FQHC1_baseline_implementation_Incrementa_cost": -237.6, "FQHC4_baseline_implementation_LYS": -0.01733, "FQHC4_baseline_implementation_Incrementa_cost": -300.8, "Source": "FQHC1"}, {"FQHC1_low initial_treat_cost_LYS": 0.08981, "FQHC1_low_initial_treat_cost_Incremental Cost": -415.8, "FQHC1_baseline_implementation_LYS": 415.8, "FQHC1_baseline_implementation_Incrementa_cost": -283.5, "FQHC4_baseline_implementation_LYS": 0.01936, "FQHC4_baseline_implementation_Incrementa_cost": -111.6, "Source": "FQHC1"}, {"FQHC1_low initial_treat_cost_LYS": 0.06126, "FQHC1_low_initial_treat_cost_Incremental Cost": -241.6, "FQHC1_baseline_implementation_LYS": 241.6, "FQHC1_baseline_implementation_Incrementa_cost": -95.32, "FQHC4_baseline_implementation_LYS": 0.04026, "FQHC4_baseline_implementation_Incrementa_cost": -271.3, "Source": "FQHC1"}, {"FQHC1_low initial_treat_cost_LYS": 0.004496, "FQHC1_low_initial_treat_cost_Incremental Cost": -278.4, "FQHC1_baseline_implementation_LYS": 278.4, "FQHC1_baseline_implementation_Incrementa_cost": -138.0, "FQHC4_baseline_implementation_LYS": 0.0544, "FQHC4_baseline_implementation_Incrementa_cost": -279.1, "Source": "FQHC1"}, {"FQHC1_low initial_treat_cost_LYS": -0.05088, "FQHC1_low_initial_treat_cost_Incremental Cost": -368.1, "FQHC1_baseline_implementation_LYS": 368.1, "FQHC1_baseline_implementation_Incrementa_cost": -230.8, "FQHC4_baseline_implementation_LYS": 0.1579, "FQHC4_baseline_implementation_Incrementa_cost": -193.2, "Source": "FQHC1"}, {"FQHC1_low initial_treat_cost_LYS": -0.0003664, "FQHC1_low_initial_treat_cost_Incremental Cost": -364.5, "FQHC1_baseline_implementation_LYS": 364.5, "FQHC1_baseline_implementation_Incrementa_cost": -225.8, "FQHC4_baseline_implementation_LYS": 0.04502, "FQHC4_baseline_implementation_Incrementa_cost": -190.8, "Source": "FQHC1"}, {"FQHC1_low initial_treat_cost_LYS": 0.09598, "FQHC1_low_initial_treat_cost_Incremental Cost": -383.6, "FQHC1_baseline_implementation_LYS": 383.6, "FQHC1_baseline_implementation_Incrementa_cost": -249.3, "FQHC4_baseline_implementation_LYS": -0.0387, "FQHC4_baseline_implementation_Incrementa_cost": -68.44, "Source": "FQHC1"}, {"FQHC1_low initial_treat_cost_LYS": 0.06886, "FQHC1_low_initial_treat_cost_Incremental Cost": -301.5, "FQHC1_baseline_implementation_LYS": 301.5, "FQHC1_baseline_implementation_Incrementa_cost": -159.5, "FQHC4_baseline_implementation_LYS": 0.1049, "FQHC4_baseline_implementation_Incrementa_cost": -193.4, "Source": "FQHC1"}, {"FQHC1_low initial_treat_cost_LYS": 0.008676, "FQHC1_low_initial_treat_cost_Incremental Cost": -268.5, "FQHC1_baseline_implementation_LYS": 268.5, "FQHC1_baseline_implementation_Incrementa_cost": -120.7, "FQHC4_baseline_implementation_LYS": 0.01173, "FQHC4_baseline_implementation_Incrementa_cost": -144.0, "Source": "FQHC1"}, {"FQHC1_low initial_treat_cost_LYS": 0.05024, "FQHC1_low_initial_treat_cost_Incremental Cost": -280.3, "FQHC1_baseline_implementation_LYS": 280.3, "FQHC1_baseline_implementation_Incrementa_cost": -135.8, "FQHC4_baseline_implementation_LYS": 0.06044, "FQHC4_baseline_implementation_Incrementa_cost": -236.0, "Source": "FQHC1"}, {"FQHC1_low initial_treat_cost_LYS": -0.008411, "FQHC1_low_initial_treat_cost_Incremental Cost": -322.0, "FQHC1_baseline_implementation_LYS": 322.0, "FQHC1_baseline_implementation_Incrementa_cost": -179.0, "FQHC4_baseline_implementation_LYS": -0.03977, "FQHC4_baseline_implementation_Incrementa_cost": -145.3, "Source": "FQHC1"}, {"FQHC1_low initial_treat_cost_LYS": 0.09232, "FQHC1_low_initial_treat_cost_Incremental Cost": -326.2, "FQHC1_baseline_implementation_LYS": 326.2, "FQHC1_baseline_implementation_Incrementa_cost": -194.7, "FQHC4_baseline_implementation_LYS": 0.01885, "FQHC4_baseline_implementation_Incrementa_cost": -293.3, "Source": "FQHC1"}, {"FQHC1_low initial_treat_cost_LYS": -0.1392, "FQHC1_low_initial_treat_cost_Incremental Cost": -315.2, "FQHC1_baseline_implementation_LYS": 315.2, "FQHC1_baseline_implementation_Incrementa_cost": -174.2, "FQHC4_baseline_implementation_LYS": -0.03373, "FQHC4_baseline_implementation_Incrementa_cost": -338.3, "Source": "FQHC1"}]}}
